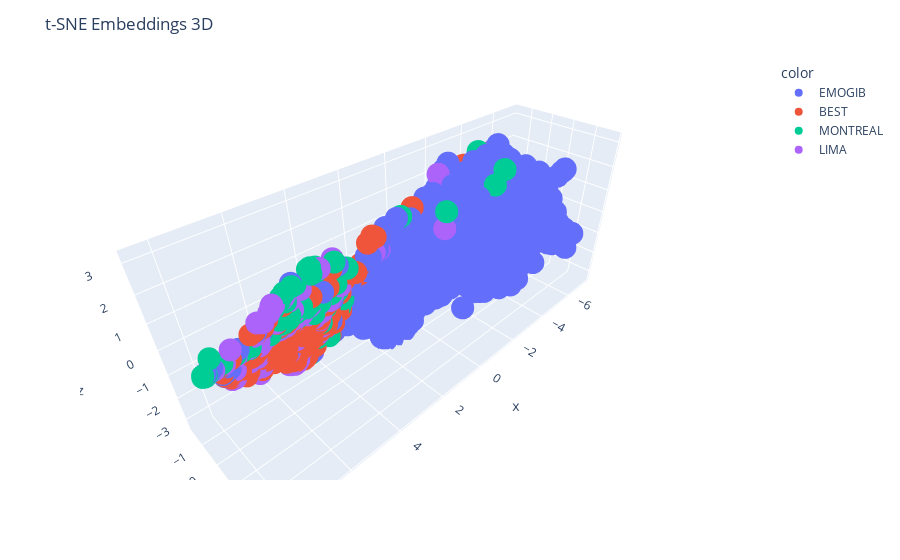

The cell this chart's notebook holds for it:
### Code cell
# plot in 3d with plotly
import plotly.express as px
# import plotly.graph_objects as go
import plotly.express as px

fig = px.scatter_3d(x=tsne_projections_3d[:, 0], y=tsne_projections_3d[:, 1], z=tsne_projections_3d[:, 2], color=df['source'])
fig.update_layout(title='t-SNE Embeddings 3D')
fig.show()
